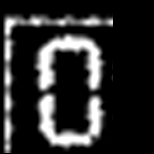
#> input picture phase_3_display_classification/digit_img/digit_a.png, 154 x 154 px, given in place of dig0_00003.png, which was not available
$ python test_display_rotation.py
#> lines starting #> are read from the running program, lines starting #| are printed output that depends on the picture; after the words box and inside, x2 and y2 are one past the last pixel; in counts of white or black regions, pixels touching at a corner belong together; pictures that were not available may be replaced by others from this repository, and a replacement may not be noted
### phase_3_display_classification/util_digits.py
'''
Utilities for digits phase

Code from https://blog.paperspace.com/data-augmentation-for-bounding-boxes/
and others

Oct. 31 - 2020 - AK
'''

import cv2
import numpy as np
import os
import random

#from https://stackoverflow.com/questions/3964681/find-all-files-in-a-directory-with-extension-txt-in-python
# [4 lines left out: function get_files, not called in this run]

def binarize_image(image):
    # pre-process the image by resizing it, converting it to
    # graycale, blurring it, and computing an edge map
    #image = imutils.resize(image, height=500)
    HSV = cv2.cvtColor(image, cv2.COLOR_BGR2HSV)
    low_white_display = (0, 0, 131)
    high_white_display = (0, 0, 255)
    # threshold the warped image, then apply a series of morphological
    # operations to cleanup the thresholded image
    sure_display = cv2.inRange(HSV,low_white_display, high_white_display) #sensor green
    return sure_display

# [32 lines left out: function write_all_object_name, not called in this run]

#to generate the file, use > to redirect stdout
#write_all_object_name()
#exit(1)

'''
Format: https://github.com/AlexeyAB/Yolo_mark/issues/60
<object-class> - integer number of object from 0 to (classes-1)
<x> <y> <width> <height> - float values relative to width and height of image, it can be equal from (0.0 to 1.0]
for example: <x> = <absolute_x> / <image_width> or <height> = <absolute_height> / <image_height>
atention: <x> <y> - are center of rectangle (are not top-left corner)
'''
# [28 lines left out: function convert_to_yolo_bounding_box_format, not called in this run]

def write_boxes_into_file(file_name, bounding_boxes):
    '''This is not using Yolo's syntax'''
    np.savetxt(file_name, bounding_boxes, fmt='%d')

# [70 lines left out: functions write_boxes_into_file_as_yolo, change_extension, extract_classes_from_file_name, overlay_image, overlay_1_channel_image, not called in this run]

### phase_3_display_classification/rotate_display/test_display_rotation.py
import cv2
import numpy as np
from matplotlib import pyplot as plt
from util_digits import *

file_name = 'D:/aksimul/petrobras2020/digits_yolo/dig0_00003.png'
template_file = 'D:/aksimul/petrobras2020/preprocess_digits/template_2.png'


image = cv2.imread(file_name)
#> image is the input picture: shape (154, 154, 3); min 0, max 255, mean 45.2

image = binarize_image(image)
#> in binarize_image, `HSV = cv2.cvtColor(image, cv2.COLOR_BGR2HSV)`: HSV: shape (154, 154, 3); mean H, S, V 0, 0, 45.2
#> in binarize_image, `sure_display = cv2.inRange(HSV,low_white_display, high_white_display)`:
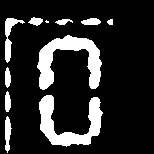
#> sure_display: shape (154, 154); 16.4% white; 11 white regions (1 under 20 px), largest, box (x1, y1, x2, y2) and area: (37, 35, 102, 90) 1526, (39, 95, 103, 147) 1402, (5, 18, 25, 63) 293

cv2.imshow('binary', image)

cv2.waitKey(0)

# Grayscale
#gray = cv2.cvtColor(image, cv2.COLOR_BGR2GRAY)

# Find Canny edges
edged = cv2.Canny(image, 30, 200)
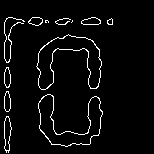
#> edged: shape (154, 154); 4.2% white in thin lines or dots, all inside (x1, y1, x2, y2) = (4, 17, 113, 153)
cv2.waitKey(0)

# Finding Contours
# Use a copy of the image e.g. edged.copy()
# since findContours alters the image
contours, hierarchy = cv2.findContours(edged,
    cv2.RETR_EXTERNAL, cv2.CHAIN_APPROX_NONE)
#> contours = 12 contours, 4 with area under 20; largest, box (x1, y1, x2, y2) and area: (36, 34, 102, 90) 1538, (38, 94, 103, 147) 1406, (4, 116, 12, 153) 170, (81, 17, 101, 25) 104, (4, 91, 11, 112) 99, (4, 67, 11, 88) 96, (28, 17, 43, 26) 85, (107, 18, 113, 25) 24

cv2.imshow('Canny Edges After Contouring', edged)
cv2.waitKey(0)

print("Number of Contours found = " + str(len(contours)))
#| Number of Contours found = 12
print(contours)
#> (printed output is left out)

# Draw all contours
# -1 signifies drawing all contours
cv2.drawContours(edged, contours, -1, (0, 255, 0), 3)
#> edged: shape (154, 154); 4.23% of pixels changed, all inside (x1, y1, x2, y2) = (4, 17, 113, 153)

cv2.imshow('Contours', edged)
cv2.waitKey(0)
cv2.destroyAllWindows()

#> (the run stopped early here; a loop or call above may not have finished)

$ run again, on phase_3_display_classification/digit_img/digit_b.png
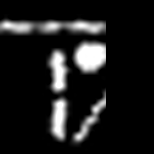
#> input picture phase_3_display_classification/digit_img/digit_b.png, 154 x 154 px, given in place of dig0_00003.png, which was not available
#> image is the input picture: shape (154, 154, 3); min 0, max 255, mean 28.4
#> HSV: shape (154, 154, 3); mean H, S, V 0, 0, 28.4
#> in binarize_image, `sure_display = cv2.inRange(HSV,low_white_display, high_white_display)`:
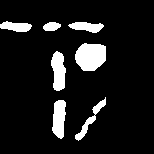
#> sure_display: shape (154, 154); 10.3% white; 7 white regions, largest, box (x1, y1, x2, y2) and area: (75, 43, 106, 71) 697, (51, 51, 66, 91) 437, (52, 100, 66, 139) 415
#> `edged = cv2.Canny(image, 30, 200)`:
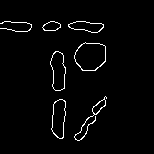
#> edged: shape (154, 154); 2.6% white in thin lines or dots, all inside (x1, y1, x2, y2) = (0, 21, 107, 141)
#> contours = 7 contours, 1 with area under 20; largest, box (x1, y1, x2, y2) and area: (74, 42, 106, 71) 701, (50, 51, 66, 91) 434, (51, 99, 66, 139) 416, (68, 21, 104, 33) 258, (42, 21, 61, 31) 122, (74, 96, 107, 141) 118
#| Number of Contours found = 7
#> (printed output is left out)
